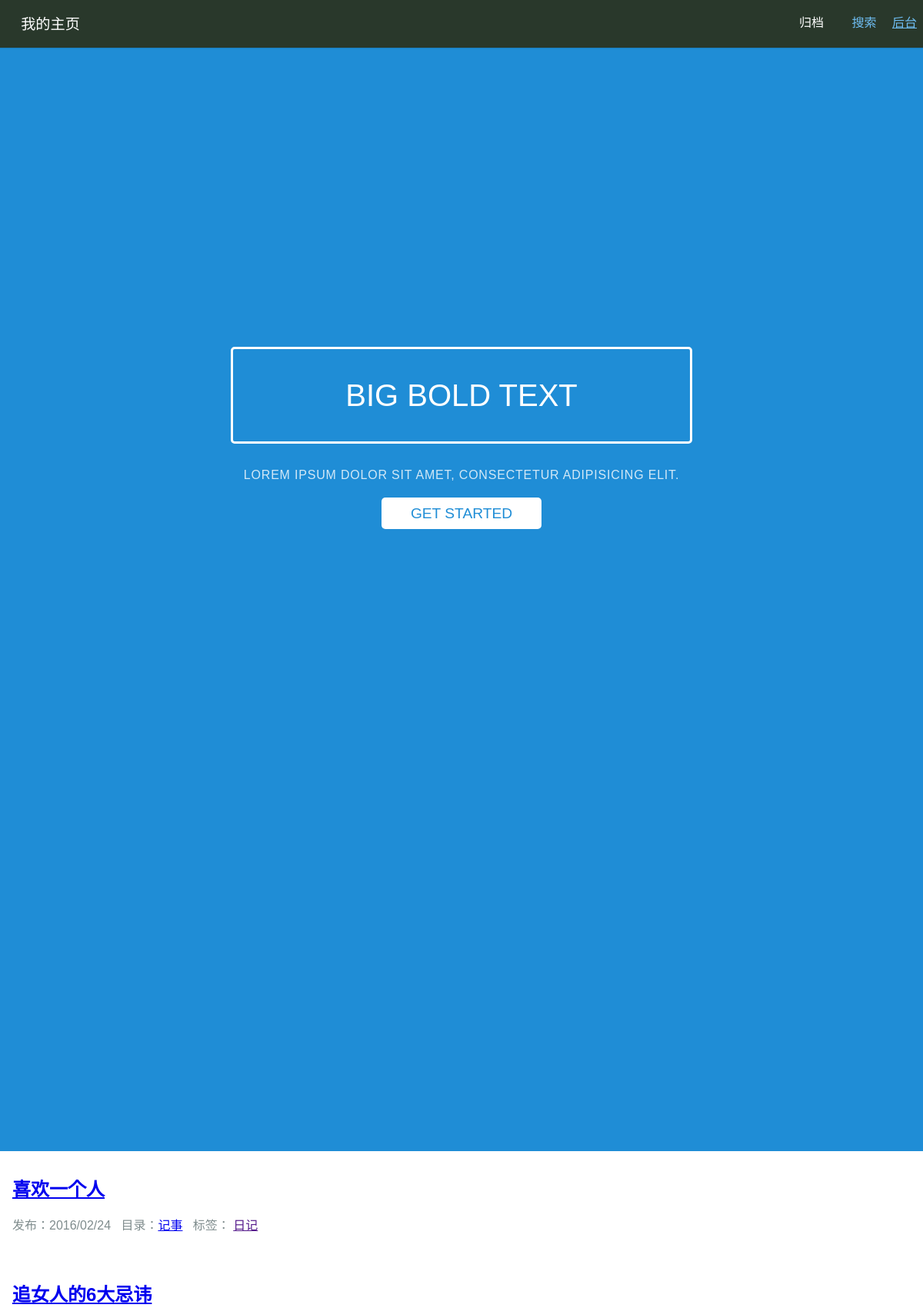
The app's page /tag/记事/ with its own data.
### article/models.py (models this page shows, shortened)
class Article(models.Model):
    title = models.CharField("主题",max_length = 100)  #博客题目
    category = models.CharField("分类",max_length = 50, blank = True)  #博客分类 可为空
    tag = models.ManyToManyField(Tag, blank=True)  # 博客标签 可为空
    date_time = models.DateTimeField("日期",auto_now_add = True)  #博客日期
    content = models.TextField("正文",blank = True, null = True)  #博客文章正文
    class Meta:
        verbose_name = '主题'
        verbose_name_plural = '文章'
        ordering = ['-date_time']

class Tag(models.Model):
    tag_name = models.CharField("标签",max_length=64)
    class Meta:
        verbose_name = '标签'
        verbose_name_plural = '标签'
    def __unicode__(self):
        return self.tag_name

### article/views.py (called while the page is built)
def search_tag(request, tag) :
    try:
        post_list = Article.objects.filter(category__iexact = tag) #contains
    except Article.DoesNotExist :
        raise Http404
    return render(request, 'tag.html', {'post_list' : post_list})

### article/templates/tag.html (shortened to what this page needs)
{% extends "base.html" %}
{% block content %}
  <div class="blog-post">
    {% for post in post_list %}
      <h2 class="blog-post-title"><a href="{% url 'detail' id=post.id %}">{{ post.title }}</a></h2>
        <p class="blog-post-meta">
          发布：<a class="btn btn-xs btn-info">{{ post.date_time | date:'Y/m/d' }}</a>&nbsp&nbsp
          目录：<a class="btn btn-xs btn-info" href="{% url 'search_tag' post.category %}">{{ post.category | title}}</a>&nbsp&nbsp
          标签：
          {% for tag in post.tag.all %}
            <a class="btn btn-xs btn-info" href="">{{ tag }}</a></p>
          {% endfor %}
        <br />
    {% endfor %}
  </div>
{% endblock %}

### article/static/css/pure-min.css (style rules this page uses)
html { font-family:sans-serif;-ms-text-size-adjust:100%;-webkit-text-size-adjust:100% }
body { margin:0 }
a { background-color:transparent }

### article/static/css/marketing.css (style rules this page uses)
* { -webkit-box-sizing: border-box; -moz-box-sizing: border-box; box-sizing: border-box; }
body { line-height: 1.7em; color: #7f8c8d; font-size: 13px; }
h1, h2, h3, h4, h5, h6, label { color: #34495e; }
@media (min-width: 48em) { body { font-size: 16px; } }

### records on screen
Article: title "喜欢一个人", date_time "2016/02/24", category "记事"
Tag: tag_name "日记"
Article: title "追女人的6大忌讳"
